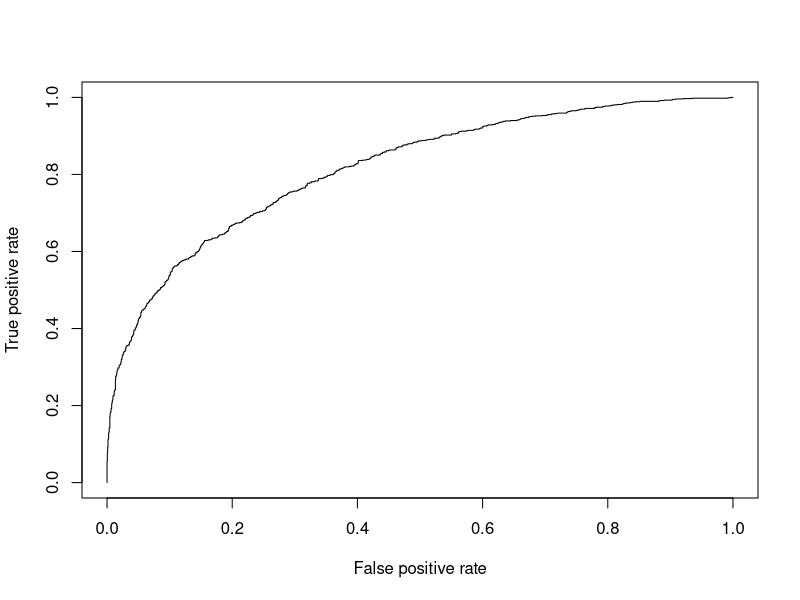
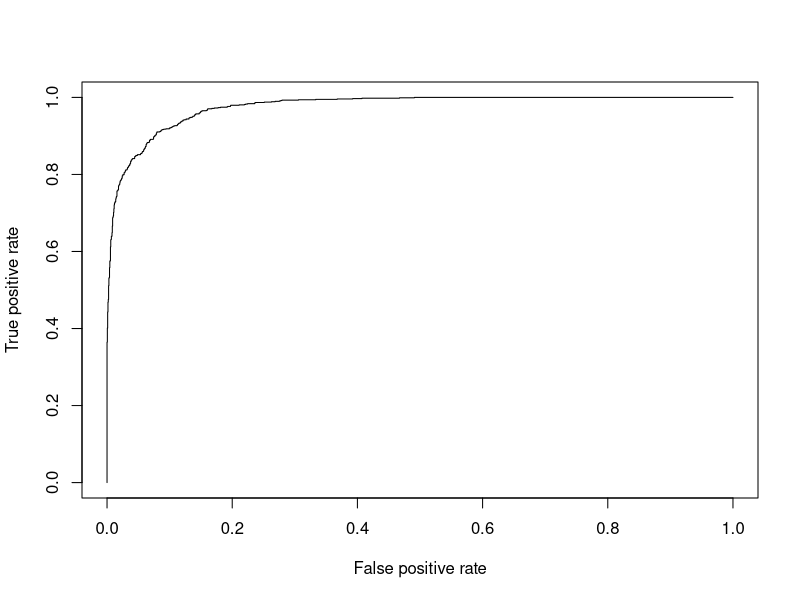

The R source for these figures, in order:


library(tidyverse)

df = read_csv("data/risk_classification_bias.csv")



# high_risk: 응급실 방문 횟수, 재입원율, 사망률, 그 밖의 질병 관리 상태를 나타내는 임상 지표 등으로부터 의학적 필요를 추정하여 상위 10%인 경우 1, 그렇지 않은 경우 0

# race
# sex
# age
# chronic_count: 만성 질환의 수
# dx_count: 진단받은 질병의 수
# drug_count: 처방받은 약의 수
# inpatient_history: (과거 2년간) 입원 이력이 있는지 여부(0 또는 1)
# past_cost: 과거 2년간 의료비 지출


# 인종별 high risk group의 비율은 얼마인가? 인종 간에 차이가 있는가?

df %>%
  group_by(race) %>%
  summarise(mean_prop = mean(high_risk)) 

chisq.test(table(df$race, df$high_risk))

# 인종 간 과거 의료비 지출에 차이가 있는가? 

df %>%
  group_by(race) %>%
  summarise(mean_cost = mean(past_cost))


# high risk 군을 분류하기 위해 로지스틱 회귀 모델을 적합하라(단, 예측 변수로 race 는 제외할 것). 

m_logit <- glm(high_risk ~ age + chronic_count + dx_count + 
                 drug_count + inpatient_history + past_cost, 
               data = df, family = binomial)


# high risk 분류와 연관성이 있는 예측 변수들에는 어떤 것들이 있는가?  

summary(m_logit)

# 위 모델에서 만성 질환 수(chronic_count)의 오즈비는 얼마인가? 

exp(coef(m_logit))


# 각 환자에서 위 모델에 의한 high risk 분류 확률을  구하라. 

prob = predict(m_logit, type = "response")
df = cbind(df, prob)

# ROC curve 를 그리고, AUC 값을 구하라. 인종 간의 AUC 값에 차이가 있는가? 
library(ROCR) 

pred = prediction(predictions = df$prob, labels = df$high_risk)
perf = performance(pred, "tpr", "fpr")
plot(perf)
 
auc = performance(pred, "auc")
auc@y.values

pred_white = prediction(predictions = df[df$race == "White",]$prob, labels = df[df$race == "White",]$high_risk)
auc_white = performance(pred_white, "auc")
auc_white@y.values

pred_black = prediction(predictions = df[df$race == "Black",]$prob, labels = df[df$race == "Black",]$high_risk)
auc_black = performance(pred_black, "auc")
auc_black@y.values

# race 를 제외한 로지스틱 회귀 모델에서 black 과 white 인종 각각에서 AUC 값에 차이가 나타나는 이유는 무엇일까? 전체 데이터에서의 AUC 값은 각 인종에서의 AUC 값보다 낮다. 왜 그럴까?

# 모델을 만들 때 race 변수를 제외했더라도, 데이터셋 내의 다른 변수들(age, chronic_count, dx_count 등)의 분포가 인종 그룹별로 다르기 때문입니다.
# 
# 모델은 이들 변수와 true_need 간의 관계를 학습하여 전체 데이터에 가장 잘 맞는 단일 방정식을 만듭니다. 그러나 각 그룹이 가지고 있는 변수의 특성이 미묘하게 다르기 때문에, 이 단일 방정식은 White 그룹과 Black 그룹에 대해 각각 최적의 성능을 내지 못할 수 있습니다.
# 
# 예를 들어, Black 그룹은 만성 질환 수(chronic_count)가 더 많거나 다른 임상 지표의 분포가 다를 수 있습니다. 모델은 이러한 차이를 race 변수가 아닌 다른 변수들의 조합을 통해 간접적으로 학습하고, 결과적으로 예측 성능이 각 그룹마다 다르게 나타나게 됩니다.
# 
# 
# 이 현상은 심슨의 역설이라는 통계적 현상의 한 예시입니다. 전체 데이터를 합쳤을 때 나타나는 경향이 개별 하위 그룹의 경향과 다르게 나타나는 경우에 발생합니다.
# 
# 모델의 예측 확률을 기준으로 AUC를 계산할 때, 전체 데이터는 White 그룹과 Black 그룹이라는 서로 다른 특성을 가진 두 집단이 혼합된 상태입니다.
# 
# 이로 인해 모델은 전체 집단에 대한 예측 순위(ranking)를 매길 때 두 그룹 사이의 경계에서 혼란을 겪을 수 있습니다. 반면, 각 그룹을 분리하여 AUC를 계산하면, 모델은 상대적으로 더 균질한(homogeneous) 데이터 내에서 예측 순위를 매기게 되므로, 훨씬 높은 성능을 보이게 됩니다.
# 
# 결론적으로, 전체 데이터의 AUC 값은 두 그룹의 이질적인 특성이 한데 섞여 나타나는 **'평균값의 함정'**에 빠지기 때문에, 각 그룹별로 계산한 AUC 값보다 낮게 나오는 것입니다. 이는 모델의 예측력이 각 그룹 내에서는 유효하지만, 그룹 간의 차이를 통합적으로 다루는 데는 한계가 있음을 보여주는 현상입니다.



## 확률 임계값을 0.5로 하고, 분류 예측 모델의 민감도/특이도/정확도 를 구하라. 

thr <- 0.5
df <- df %>% 
  mutate(pred_label = as.integer(prob >= thr))
table(df$pred_label, df$high_risk)

# race 를 포함한 로지스틱 회귀 모델을 만들고, 기존 모델과 비교해보라. 

m_logit2 <- glm(high_risk ~ race + age + chronic_count + dx_count + 
                 drug_count + inpatient_history + past_cost, 
               data = df, family = binomial)
summary(m_logit2)

prob2 = predict(m_logit2, type = "response")
df = cbind(df, prob2)
pred2 = prediction(predictions = df$prob2, labels = df$high_risk)
perf2 = performance(pred2, "tpr", "fpr")
plot(perf2)

auc2 = performance(pred2, "auc")
auc2@y.values
